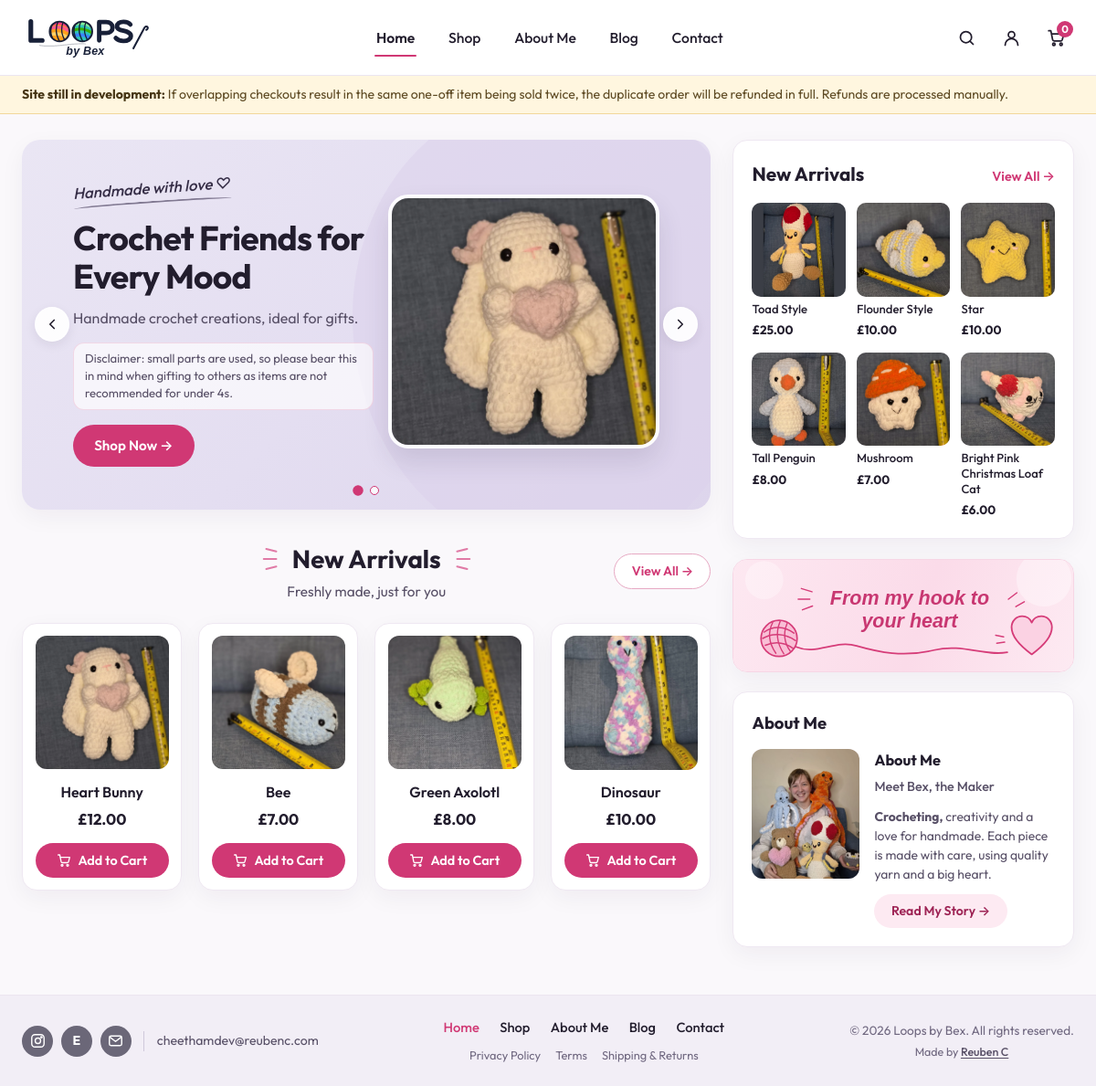
The page / on the database its author committed.
### tables this page shows
CREATE TABLE IF NOT EXISTS products (
    id INT UNSIGNED AUTO_INCREMENT PRIMARY KEY,
    slug VARCHAR(120) NOT NULL,
    name VARCHAR(160) NOT NULL,
    category VARCHAR(80) NOT NULL DEFAULT 'Plushies',
    short_description VARCHAR(255) NOT NULL DEFAULT '',
    description TEXT NOT NULL,
    price_pence INT UNSIGNED NOT NULL DEFAULT 0,
    image_path VARCHAR(255) NOT NULL,
    side_image_path VARCHAR(255) NOT NULL DEFAULT '',
    stock_qty INT UNSIGNED NOT NULL DEFAULT 1,
    is_featured_main TINYINT(1) NOT NULL DEFAULT 0,
    is_featured_sidebar TINYINT(1) NOT NULL DEFAULT 0,
    is_active TINYINT(1) NOT NULL DEFAULT 1,
    sort_order INT UNSIGNED NOT NULL DEFAULT 0,
    created_at TIMESTAMP NOT NULL DEFAULT CURRENT_TIMESTAMP,
    UNIQUE KEY uq_products_slug (slug),
    KEY idx_products_active_sort (is_active, sort_order)
);

### includes/bootstrap.php (called while the page is built, shortened)
<?php
require_once __DIR__ . '/../config.php';
require_once __DIR__ . '/security.php';
if (is_file(__DIR__ . '/catalog.php')) {
    require_once __DIR__ . '/catalog.php';
}
function e(mixed $value): string
{
    return htmlspecialchars((string) $value, ENT_QUOTES | ENT_SUBSTITUTE, 'UTF-8');
}
function format_gbp(int $pence): string
{
    $negative = $pence < 0;
    $abs = abs($pence);
    return ($negative ? '-' : '') . '£' . number_format($abs / 100, 2, '.', ',');
}

### includes/catalog.php (called while the page is built, shortened)
<?php
function hidden_product_slugs(): array
{
    return [
        'elephant-dog-bandana',
        'emoji-dog-bandana',
        'jungle-blue-dog-bandana',
        'jungle-pink-dog-bandana',
        'swan-dog-bandana',
    ];
}
function get_all_products(?PDO $pdo): array
{
    $defaultsBySlug = [];
    foreach (default_placeholder_products() as $item) {
        $defaultsBySlug[$item['slug']] = $item;
    }
    if ($pdo instanceof PDO) {
        try {
            $hiddenSlugs = hidden_product_slugs();
            $hiddenPlaceholders = implode(', ', array_fill(0, count($hiddenSlugs), '?'));
            $stmt = $pdo->prepare(
                "SELECT * FROM products
                 WHERE is_active = 1
                   AND slug NOT LIKE 'placeholder-%'
                   AND slug NOT IN ($hiddenPlaceholders)
                 ORDER BY sort_order ASC, id ASC"
            );
            $stmt->execute($hiddenSlugs);
            $rows = $stmt->fetchAll();
            if (!empty($rows)) {
                return array_map(static function (array $row) use ($defaultsBySlug): array {
                    $slug = (string) ($row['slug'] ?? '');
                    $fallbackSide = $defaultsBySlug[$slug]['side_image_path'] ?? '';
                    $row['id'] = (int) $row['id'];
                    $row['price_pence'] = (int) $row['price_pence'];
                    $row['stock_qty'] = (int) $row['stock_qty'];
                    $row['is_featured_main'] = (int) $row['is_featured_main'];
                    $row['is_featured_sidebar'] = (int) $row['is_featured_sidebar'];
                    $row['side_image_path'] = trim((string) ($row['side_image_path'] ?? '')) !== ''
                        ? (string) $row['side_image_path']
                        : $fallbackSide;
                    $row['color_options'] = $defaultsBySlug[$slug]['color_options'] ?? [];
                    $makerNote = (string) ($defaultsBySlug[$slug]['maker_note'] ?? '');
                    $row['maker_note'] = $makerNote;
                    if ($makerNote !== '' && isset($defaultsBySlug[$slug]['description'])) {
                        $row['short_description'] = $defaultsBySlug[$slug]['short_description'];
                        $row['description'] = $defaultsBySlug[$slug]['description'];
                    }
                    return $row;
                }, $rows);
            }
        } catch (PDOException $e) {
            if (!str_contains(strtolower($e->getMessage()), 'no such table')) {
                error_log('catalog query fallback: ' . $e->getMessage());
            }
        }
    }
    return default_placeholder_products();
}
function get_featured_main_products(?PDO $pdo, int $limit = 4): array
{
    $all = get_all_products($pdo);
    $featured = array_values(array_filter($all, static fn(array $p): bool => (int) ($p['is_featured_main'] ?? 0) === 1));
    return array_slice($featured, 0, $limit);
}
function get_featured_sidebar_products(?PDO $pdo, int $limit = 6): array
{
    $all = get_all_products($pdo);
    $sidebar = array_values(array_filter($all, static fn(array $p): bool => (int) ($p['is_featured_sidebar'] ?? 0) === 1));
    return array_slice($sidebar, 0, $limit);
}
function product_is_sold(array $product): bool
{
    return (int) ($product['stock_qty'] ?? 0) <= 0;
}

### pages/index.php (the view, shortened to what this page needs)
<?php
require_once __DIR__ . '/../includes/bootstrap.php';
$mainArrivals = get_featured_main_products($pdo, 4);
$sidebarArrivals = get_featured_sidebar_products($pdo, 6);
$heroSlides = [
    [
        'tagline' => 'Handmade with love ♡',
        'heading' => 'Crochet Friends for Every Mood',
        'description' => 'Handmade crochet creations, ideal for gifts.',
        'disclaimer' => 'Disclaimer: small parts are used, so please bear this in mind when gifting to others as items are not recommended for under 4s.',
        'cta_label' => 'Shop Now →',
        'cta_href' => '/shop',
        'image' => '/assets/love-bunny.webp',
        'image_alt' => 'Handmade white crochet Heart Bunny holding a pastel pink heart',
        'is_h1' => true,
    ],
    [
        'tagline' => 'Crafted stitch by stitch ♡',
        'heading' => 'The Story Behind Every Loop',
        'description' => 'Read Bex’s blurb to discover the love behind her loops.',
        'disclaimer' => '',
        'cta_label' => 'Read My Story →',
        'cta_href' => '/about',
        'image' => '/assets/bee.webp',
        'image_alt' => 'Handmade chunky blue and brown striped crochet bumblebee',
        'is_h1' => false,
    ],
];
$totalSlides = count($heroSlides);
require_once __DIR__ . '/../partials/header.php';
?>
<main class="site-main" id="main-content" tabindex="-1">
    <div class="site-container home-layout-grid">
        <div class="home-primary-col">
            <section class="hero-carousel"
                     data-carousel
                     role="region"
                     aria-roledescription="carousel"
                     aria-label="Featured Loops By Bex highlights">
                <button type="button" class="carousel-arrow carousel-prev" data-carousel-prev aria-label="Previous slide">
                    <svg viewBox="0 0 24 24" fill="none" stroke="currentColor" stroke-width="2.2" stroke-linecap="round" stroke-linejoin="round" aria-hidden="true" focusable="false">
                        <polyline points="15 18 9 12 15 6"></polyline>
                    </svg>
                </button>
                <div class="hero-slides">
                    <?php foreach ($heroSlides as $index => $slide): ?>
                        <?php $isActiveSlide = ($index === 0); ?>
                        <div class="hero-slide<?php echo $isActiveSlide ? ' is-active' : ''; ?>"
                             data-carousel-slide="<?php echo (int) $index; ?>"
                             role="group"
                             aria-roledescription="slide"
                             aria-label="<?php echo ($index + 1) . ' of ' . $totalSlides; ?>"
                             aria-hidden="<?php echo $isActiveSlide ? 'false' : 'true'; ?>"
                             <?php echo $isActiveSlide ? '' : 'inert'; ?>>
                            <div class="hero-copy">
                                <span class="hero-handwritten"><?php echo e($slide['tagline']); ?></span>
                                <?php if ($slide['is_h1']): ?>
                                    <h1 class="hero-heading"><?php echo e($slide['heading']); ?></h1>
                                <?php else: ?>
                                    <h2 class="hero-heading"><?php echo e($slide['heading']); ?></h2>
                                <?php endif; ?>
                                <p class="hero-description"><?php echo e($slide['description']); ?></p>
                                <?php if (!empty($slide['disclaimer'])): ?>
                                    <p class="hero-disclaimer"><?php echo e($slide['disclaimer']); ?></p>
                                <?php endif; ?>
                                <a href="<?php echo e($slide['cta_href']); ?>" class="btn btn-primary">
                                    <?php echo e($slide['cta_label']); ?>
                                </a>
                            </div>
                            <div class="hero-visual">
                                <img src="<?php echo e($slide['image']); ?>" alt="<?php echo e($slide['image_alt']); ?>" width="390" height="278">
                            </div>
                        </div>
                    <?php endforeach; ?>
                </div>
                <button type="button" class="carousel-arrow carousel-next" data-carousel-next aria-label="Next slide">
                    <svg viewBox="0 0 24 24" fill="none" stroke="currentColor" stroke-width="2.2" stroke-linecap="round" stroke-linejoin="round" aria-hidden="true" focusable="false">
                        <polyline points="9 18 15 12 9 6"></polyline>
                    </svg>
                </button>
                <div class="carousel-dots" role="group" aria-label="Choose slide">
                    <?php foreach ($heroSlides as $index => $slide): ?>
                        <button type="button"
                                class="carousel-dot<?php echo $index === 0 ? ' is-active' : ''; ?>"
                                data-carousel-dot="<?php echo (int) $index; ?>"
                                aria-label="Slide <?php echo (int) ($index + 1); ?>: <?php echo e($slide['heading']); ?>"
                                <?php echo $index === 0 ? 'aria-current="true"' : ''; ?>></button>
                    <?php endforeach; ?>
                </div>
            </section>
            <section class="section-new-arrivals" aria-labelledby="new-arrivals-heading">
                <div class="arrivals-header">
                    <div class="arrivals-title-group">
                        <h2 class="sparkle-heading" id="new-arrivals-heading">
                            <svg class="sparkle-rays" viewBox="0 0 24 28" fill="none" stroke="currentColor" stroke-width="2.2" stroke-linecap="round" aria-hidden="true" focusable="false">
                                <line x1="18" y1="5" x2="6" y2="2"></line>
                                <line x1="18" y1="14" x2="3" y2="14"></line>
                                <line x1="18" y1="23" x2="6" y2="26"></line>
                            </svg>
                            <span>New Arrivals</span>
                            <svg class="sparkle-rays" viewBox="0 0 24 28" fill="none" stroke="currentColor" stroke-width="2.2" stroke-linecap="round" aria-hidden="true" focusable="false">
                                <line x1="6" y1="5" x2="18" y2="2"></line>
                                <line x1="6" y1="14" x2="21" y2="14"></line>
                                <line x1="6" y1="23" x2="18" y2="26"></line>
                            </svg>
                        </h2>
                        <p class="section-subtitle">Freshly made, just for you</p>
                    </div>
                    <div class="arrivals-action">
                        <a href="/shop" class="btn btn-outline-pink btn-sm" aria-label="View all products in shop">View All &rarr;</a>
                    </div>
                </div>
                <div class="product-grid-4">
                    <?php foreach ($mainArrivals as $product): ?>
                        <?php $isSold = product_is_sold($product); ?>
                        <article class="product-card<?php echo $isSold ? ' is-sold' : ''; ?>">
                            <a href="/product?slug=<?php echo urlencode($product['slug']); ?>" class="product-card-media<?php echo $isSold ? ' is-sold' : ''; ?>" tabindex="-1" aria-hidden="true">
                                <img src="<?php echo e($product['image_path']); ?>" alt="" width="320" height="256" loading="lazy">
                            </a>
                            <h3 class="product-card-title">
                                <a href="/product?slug=<?php echo urlencode($product['slug']); ?>"><?php echo e($product['name']); ?><?php echo $isSold ? ' — SOLD' : ''; ?></a>
                            </h3>
                            <p class="product-card-price"><?php echo e(format_gbp((int) $product['price_pence'])); ?></p>
                            <?php if ($isSold): ?>
                                <p class="product-sold-note"><?php echo e(product_sold_message($product)); ?></p>
                            <?php else: ?>
                                <form action="/cart-action.php" method="POST" class="product-card-form">
                                    <button type="submit" class="btn btn-primary" aria-label="Add <?php echo e($product['name']); ?> to cart">
                                        <span>Add to Cart</span>
                                    </button>
                                </form>
                            <?php endif; ?>
                        </article>
                    <?php endforeach; ?>
                </div>
            </section>
        </div>
        <aside class="home-sidebar-col" aria-label="Store highlights and maker story">
            <section class="sidebar-card" aria-labelledby="sidebar-arrivals-heading">
                <div class="sidebar-card-header">
                    <h2 id="sidebar-arrivals-heading">New Arrivals</h2>
                    <a href="/shop" class="text-arrow-link" aria-label="View all new arrivals in shop">View All &rarr;</a>
                </div>
                <div class="sidebar-arrivals-grid">
                    <?php foreach ($sidebarArrivals as $item): ?>
                        <?php $itemIsSold = product_is_sold($item); ?>
                        <a href="/product?slug=<?php echo urlencode($item['slug']); ?>"
                           class="mini-product-card<?php echo $itemIsSold ? ' is-sold' : ''; ?>"
                           aria-label="<?php echo e($item['name'] . ($itemIsSold ? ', sold' : '') . ', ' . format_gbp((int) $item['price_pence'])); ?>">
                            <div class="mini-product-thumb<?php echo $itemIsSold ? ' is-sold' : ''; ?>">
                                <img src="<?php echo e($item['image_path']); ?>" alt="" width="160" height="160" loading="lazy">
                            </div>
                            <span class="mini-product-name"><?php echo e($item['name']); ?></span>
                            <span class="mini-product-price"><?php echo e(format_gbp((int) $item['price_pence'])); ?></span>
                        </a>
                    <?php endforeach; ?>
                </div>
            </section>
            <div class="hook-banner-card">
                <img src="/assets/hook-to-heart-banner.svg" alt="From my hook to your heart" width="640" height="210" loading="lazy">
            </div>
            <section class="sidebar-card about-preview-card" aria-labelledby="about-preview-heading">
                <h2 class="about-card-heading" id="about-preview-heading">About Me</h2>
                <div class="about-preview-body">
                    <div class="about-preview-photo">
                        <img src="/assets/bex.webp" alt="Bex, creator of Loops by Bex" width="150" height="180" loading="lazy">
                    </div>
                    <div class="about-preview-content">
                        <h3>About Me</h3>
                        <p class="about-maker-sub">Meet Bex, the Maker</p>
                        <p>
                            <strong>Crocheting,</strong> creativity and a love for handmade. Each piece is made with care, using quality yarn and a big heart.
                        </p>
                        <a href="/about" class="btn btn-soft-pink btn-sm">Read My Story &rarr;</a>
                    </div>
                </div>
            </section>
        </aside>
    </div>
</main>
<?php require_once __DIR__ . '/../partials/footer.php'; ?>

### rows shown on the page
products: image_path (picture), name "Heart Bunny", price_pence "£12.00"
products: image_path (picture), name "Bee", price_pence "£7.00"
products: image_path (picture), name "Green Axolotl", price_pence "£8.00"
products: image_path (picture), name "Dinosaur", price_pence "£10.00"
products: image_path (picture), name "Toad Style", price_pence "£25.00"
products: image_path (picture), name "Flounder Style", price_pence "£10.00"
products: image_path (picture), name "Star", price_pence "£10.00"
products: image_path (picture), name "Tall Penguin", price_pence "£8.00"
products: image_path (picture), name "Mushroom", price_pence "£7.00"
products: image_path (picture), name "Bright Pink Christmas Loaf Cat", price_pence "£6.00"

### other values the page prints
$item['label'] "Home"
$item['label'] "Shop"
$item['label'] "About Me"
$item['label'] "Blog"
$item['label'] "Contact"
$cartCount "0"
$slide['tagline'] "Handmade with love ♡"
$slide['heading'] "Crochet Friends for Every Mood"
$slide['description'] "Handmade crochet creations, ideal for gifts."
$slide['disclaimer'] "Disclaimer: small parts are used, so please bear this in mind when gifting to others as items are not recommended for under 4s."
$slide['cta_label'] "Shop Now →"
$contactEmail "cheethamdev@reubenc.com"
